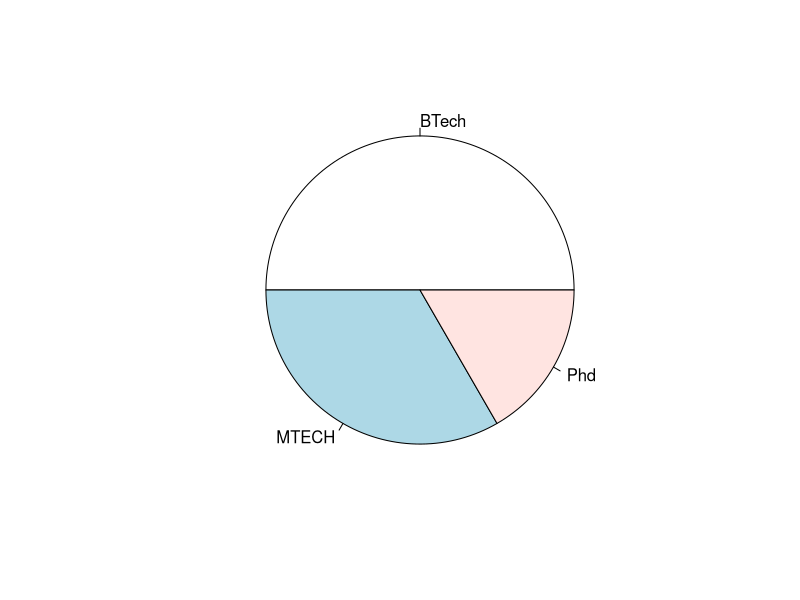
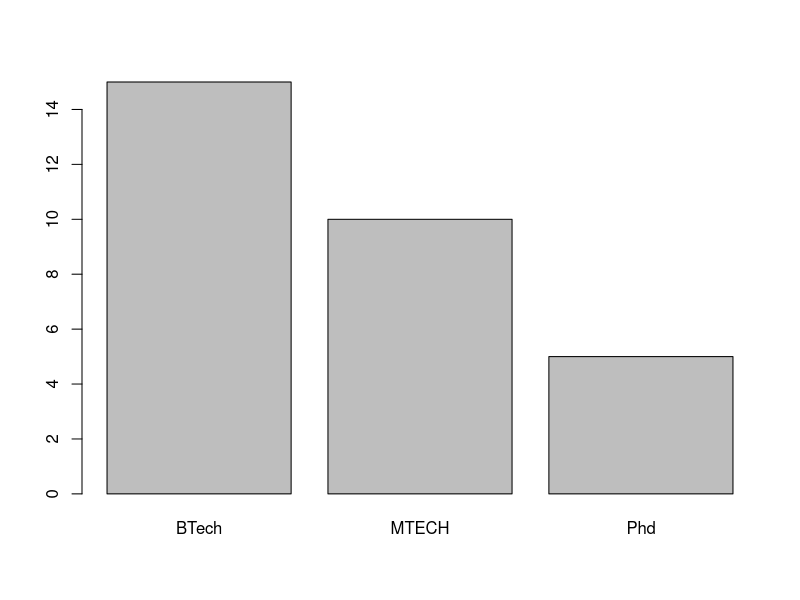
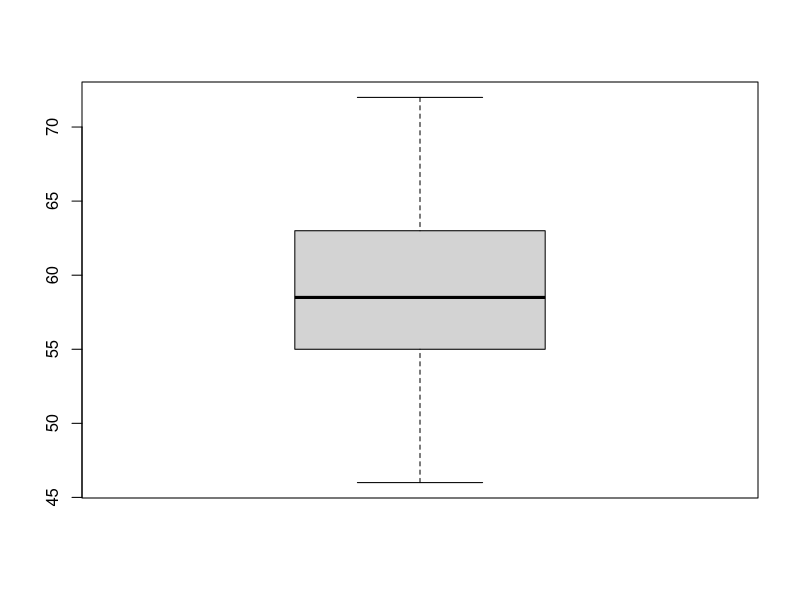
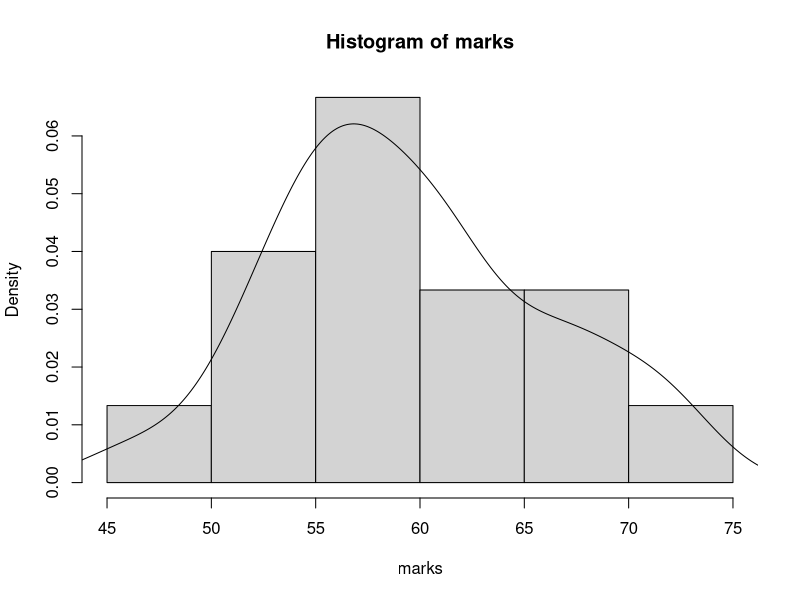

Reproduce these figures in R, in order. (Note: this script raises an error after producing the figures.)
rollno = paste('s-' ,1:30,sep='')
(sname = paste('student',1:30,'- ', 'XYZ'))
(gender = sample(c('M','F'), size=30, replace=T, prob=c(.7,.3)))
(age = floor(runif(30, 21, 35)))
(course = sample(c('BTech', 'MTECH','Phd'), size=30,replace=T, prob=c(.5, .3, .2)))
table(course)
pie(table(course))
barplot(table(course))
(marks = round(rnorm(30, 60, 5)))
boxplot(marks)
hist(marks, freq=F)
lines(density(marks))
(married = sample(c('TRUE', 'FALSE'), size=30, replace=T,prob=c(.1,.9)))
table(married)
df= data.frame(rollno, sname, age, course, gender, marks)
df





#export to csv
write.csv(df,'./data/pumba.csv', row.names = F)
